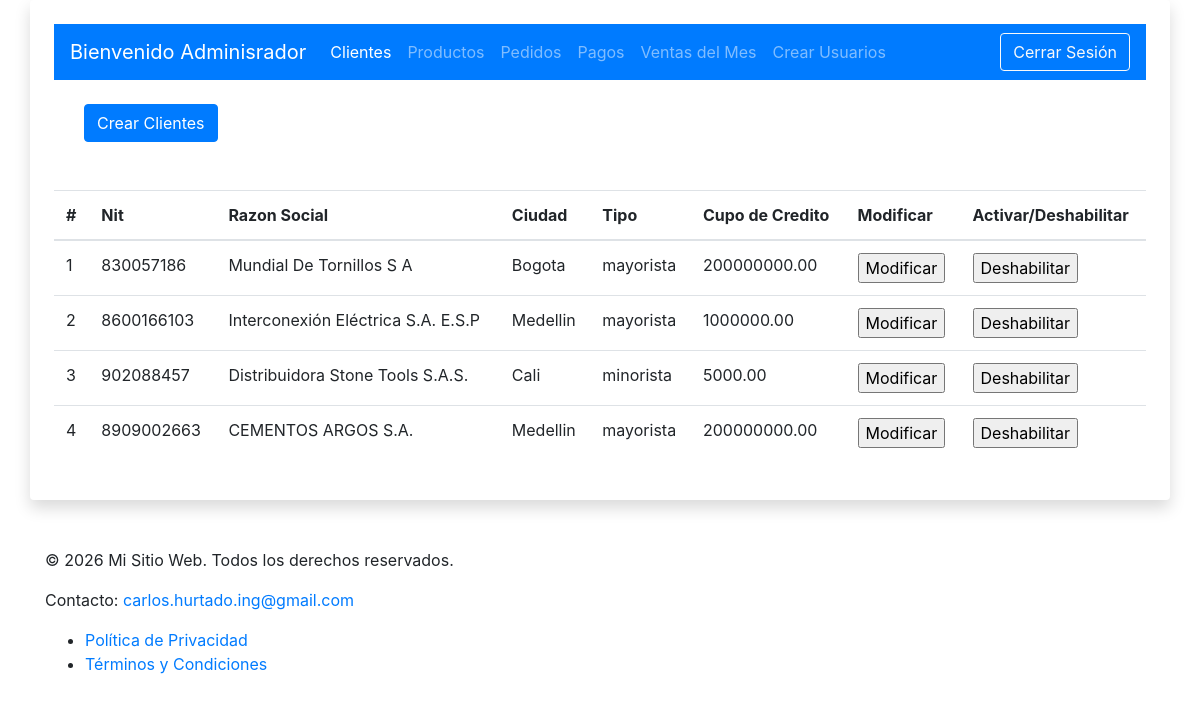
Screenshot of /clientes/listado (signed in) with the database file from the repository.
### tables this page shows
CREATE TABLE IF NOT EXISTS `clientes` (
  `id` INT NOT NULL AUTO_INCREMENT,
  `ciudad_id` INT NOT NULL,
  `nit` VARCHAR(20) NOT NULL,
  `razon_social` VARCHAR(100) NULL,
  `tipo` ENUM('minorista', 'mayorista') NOT NULL,
  `cupo_credito` DECIMAL(14,2) NULL,
  `activo` TINYINT(1) NOT NULL,
  PRIMARY KEY (`id`),
  INDEX `fk_clientes_ciudades1_idx` (`ciudad_id` ASC) VISIBLE,
  CONSTRAINT `fk_clientes_ciudades1`
    FOREIGN KEY (`ciudad_id`)
    REFERENCES `ciudades` (`id`)
    ON DELETE NO ACTION
    ON UPDATE NO ACTION);

CREATE TABLE IF NOT EXISTS `ciudades` (
  `id` INT NOT NULL,
  `nombre` VARCHAR(100) NOT NULL,
  PRIMARY KEY (`id`));

### public/clientes/clientesController.php (called while the page is built, shortened)
<?php
require_once __DIR__ . '/clientes.php';
class clientesController
{
    public function listado()
    {
        $data = new clientes();
        $clientes = $data->listar();
        require_once __DIR__ . '/vistas/clientesList.php';
    }
}

### public/clientes/clientes.php (called while the page is built, shortened)
<?php
class clientes
{
    protected $conexion;
    public function __construct()
    {
        $this->conexion = new conexion();
    }
    public function listar()
    {
        $sql = "SELECT clientes.id,clientes.nit,clientes.razon_social,clientes.tipo,clientes.cupo_credito,clientes.activo,ciudades.nombre AS ciudad FROM clientes INNER JOIN ciudades ON ciudades.id = clientes.ciudad_id";
        $db = $this->conexion->conectar();
        $sqlExec = $db->query($sql);
        $data = $sqlExec->fetchAll(PDO::FETCH_ASSOC);
        return $data;
    }
}

### public/clientes/vistas/clientesList.php (the view, shortened to what this page needs)
<?php
require_once ('includes/plantilla/menu/menu.php');
?>
<div class="col-md-12">
    <div class="col-md-6">&nbsp;</div>
    <div class="col-md-6">
        <?php if(isset($_SESSION['admin']) || isset($_SESSION['vendedor'])){ ?>
            <form action="crear" method="post">
                <input class="btn btn-primary" type="submit" value="Crear Clientes">
            </form>
        <?php } ?>
    </div>
    <div>&nbsp;</div>
    <div>&nbsp;</div>
</div>
<table class="table">
    <thead>
        <tr>
            <th scope="col">#</th>
            <th scope="col">Nit</th>
            <th scope="col">Razon Social</th>
            <th scope="col">Ciudad</th>
            <th scope="col">Tipo</th>
            <th scope="col">Cupo de Credito</th>
            <?php if(isset($_SESSION['admin']) || isset($_SESSION['vendedor'])){ ?>
                <th scope="col">Modificar</th>
            <?php } ?>
            <?php if(isset($_SESSION['admin'])){ ?>
                <th scope="col">Activar/Deshabilitar</th>
            <?php } ?>
        </tr>
    </thead>
    <tbody>
        <?php
            if(isset($clientes) && !empty($clientes)){
                $cont = 1;
                foreach ($clientes as $key => $cliente) {
                    echo "<tr>";
                        echo "<td>".$cont."</td>";
                        echo "<td>".$cliente['nit']."</td>";
                        echo "<td>".$cliente['razon_social']."</td>";
                        echo "<td>".$cliente['ciudad']."</td>";
                        echo "<td>".$cliente['tipo']."</td>";
                        echo "<td>".$cliente['cupo_credito']."</td>";
                        if(isset($_SESSION['admin']) || isset($_SESSION['vendedor'])){
                            echo "<td><form action='editar' method='post'><input type='hidden' name='id' value='".$cliente['id']."'><input type='submit' value='Modificar'></form></td>";
                        }
                        if(isset($_SESSION['admin'])){
                            if($cliente['activo'] == 1){
                                echo "<td><form action='cambiarEstado' method='post'><input type='hidden' name='id' value='".$cliente['id']."'><input type='hidden' name='estado' value='0'><input type='submit' value='Deshabilitar'></form></td>";
                            }else{
                                echo "<td><form action='cambiarEstado' method='post'><input type='hidden' name='id' value='".$cliente['id']."'><input type='hidden' name='estado' value='1'><input type='submit' value='Activar'></form></td>";
                            }
                        }
                        $cont++;
                    echo "</tr>";
                }
            }else{
                echo '<tr><td colspan=6>No hay clientes registrados en el sistema</td></tr>';
            }
        ?>
    </tbody>
</table>

### public/index.php (shortened to what this page needs)
<?php
if(isset($_GET['url'])){
    $divisionUrl = explode('/',$_GET['url']);
    if(is_array($divisionUrl)){
        $conteoPartes = count($divisionUrl);
        if($conteoPartes == 2){
            $accion = $divisionUrl[1];
            $controller =  new $controller();
            $controller->$accion();
        }
    }
}else{
    if(isset($_SESSION['user'])){
        header("Location:/inicio");
    }else{
        require_once __DIR__ . '/login.php';
    }
}
?>

### public/includes/plantilla/menu/menu.php (shortened to what this page needs)
<body>
    <div class="d-flex justify-content-center align-items-center">
        <div class="container shadow p-4 mb-5 bg-body rounded">
            <nav class="navbar navbar-expand-lg navbar navbar-dark bg-primary">
                <div class="collapse navbar-collapse" id="navbarTogglerDemo01">
                    <a class="navbar-brand" href="#"><?php echo "Bienvenido " .$_SESSION['user']['nombre'] ?></a>
                    <ul class="navbar-nav mr-auto mt-2 mt-lg-0">
                        <li class="nav-item <?php echo (isset($cliActive)) ? 'active' : ''; ?>">
                            <a class="nav-link" href="/clientes/listado">Clientes <span class="sr-only">(current)</span></a>
                        </li>
                        <li class="nav-item <?php echo (isset($proActive)) ? 'active' : ''; ?>">
                            <a class="nav-link" href="/productos/listado">Productos</a>
                        </li>
                        <li class="nav-item">
                            <a class="nav-link" href="pedidos/listado">Pedidos</a>
                        </li>
                        <?php if(isset($_SESSION['admin']) || isset($_SESSION['vendedor'])){?>
                            <li class="nav-item">
                                <a class="nav-link" href="#">Pagos</a>
                            </li>
                        <?php } ?>
                        <?php if(isset($_SESSION['admin'])){?>
                            <li class="nav-item">
                                <a class="nav-link" href="#">Ventas del Mes</a>
                            </li>
                        <?php } ?>
                        <?php if(isset($_SESSION['admin'])){?>
                            <li class="nav-item">
                                <a class="nav-link" href="/usuarios/crear">Crear Usuarios</a>
                            </li>
                        <?php } ?>
                    </ul>
                        <form class="form-inline" action="/usuarios/cerrarIngreso" method="post">
                            <button class="btn btn-outline-light my-2 my-sm-0" type="submit">Cerrar Sesión</button>
                    </form>
                </div>
            </nav>

### rows the page displays
clientes: nit "830057186", razon_social "Mundial De Tornillos S A", ciudad.nombre "Bogota", tipo "mayorista", cupo_credito "200000000.00"
clientes: nit "8600166103", razon_social "Interconexión Eléctrica S.A. E.S.P", ciudad.nombre "Medellin", tipo "mayorista", cupo_credito "1000000.00"
clientes: nit "902088457", razon_social "Distribuidora Stone Tools S.A.S.", ciudad.nombre "Cali", tipo "minorista", cupo_credito "5000.00"
clientes: nit "8909002663", razon_social "CEMENTOS ARGOS S.A.", ciudad.nombre "Medellin", tipo "mayorista", cupo_credito "200000000.00"

### other values shown
$_SESSION['user']['nombre'] "Adminisrador"
